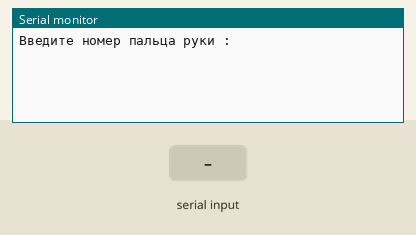
Simulated run of this sketch. Board: Arduino Uno, built with avr-gcc and run on an emulated ATmega328P. On the bench: the last lines printed to the serial monitor. The inputs (shaded band) are chosen by the test bench.

Above: at 1.2 s.
1.3 s: "90,45\n" received over Serial
At 2.4 s:
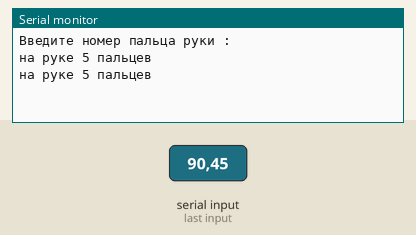
2.8 s: "1\n" received over Serial
At 3.5 s:
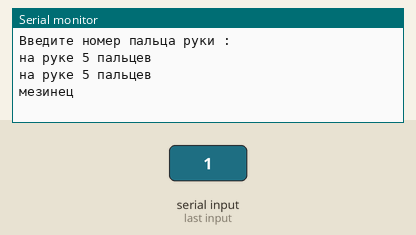
4.3 s: "2\n" received over Serial
At 4.6 s:
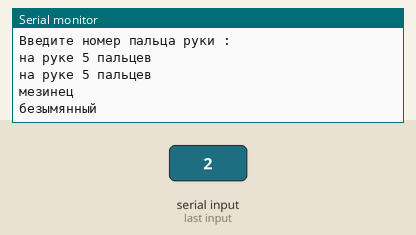
5.8 s: "3\n" received over Serial
At 7.0 s:
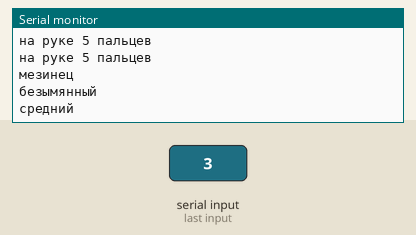
7.3 s: "4\n" received over Serial
At 8.1 s:
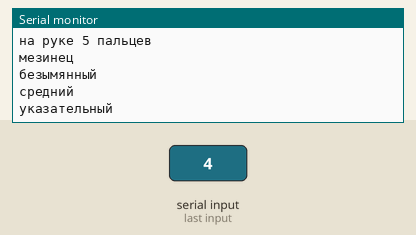
8.8 s: "5\n" received over Serial
At 9.3 s:
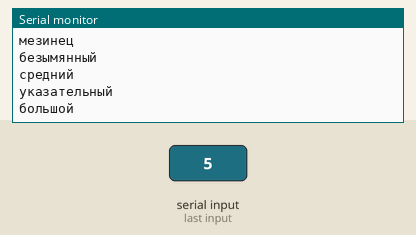

The sketch:

fingers.ino
```cpp
int us, flag=0 ;
void setup() {
  Serial.begin(9600);
}

void loop() {
   us = Serial.parseInt();
  if(flag==0){
  Serial.println("Введите номер пальца руки : ");
  flag=1;
  }
  if(us>0){
  if(us==1){
    Serial.println("мезинец");
  }else if(us==2){
    Serial.println("безымянный");
    }else if(us==3){
      Serial.println("средний");
    }else if(us==4){
      Serial.println("указательный");
    }else if(us==5){
      Serial.println("большой");
    }else {
      Serial.println("на руке 5 пальцев");
    }
  }
}
```

Measured:
- after the input at 1.3 s, the serial monitor: prints a new line at once (image 1)
- after the input at 2.8 s, the serial monitor: prints a new line at once (image 2)
- after the input at 4.3 s, the serial monitor: prints a new line at once (image 3)
- after the input at 5.8 s, the serial monitor: prints a new line at once (image 4)
- after the input at 7.3 s, the serial monitor: prints a new line at once (image 5)
- after the input at 8.8 s, the serial monitor: prints a new line at once (image 6)
